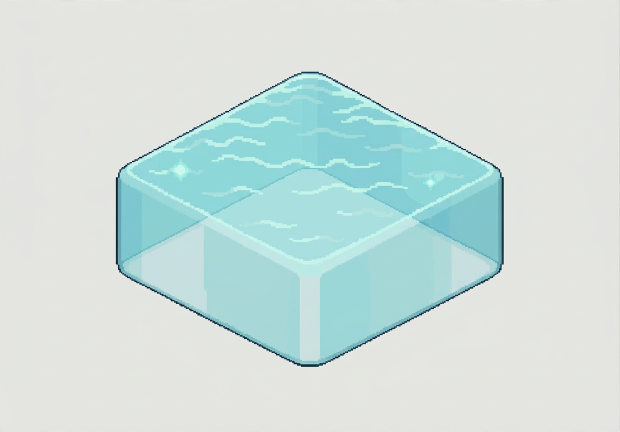
#> input picture preview/assets/character-redraw/water-block-transparent-concept.png, 1239 x 864 px (shown at 1/2 size)
$ python build_water_block_art.py
#> lines starting #> are read from the running program, lines starting #| are printed output that depends on the picture
#!/usr/bin/env python3
"""Extract the approved translucent-water concept for the preview material picker."""
from collections import deque
from pathlib import Path
from PIL import Image
root=Path(__file__).resolve().parents[1]
im=Image.open(root/'preview/assets/character-redraw/water-block-transparent-concept.png').convert('RGBA')
w,h=im.size;p=im.load();seen=bytearray(w*h);q=deque()
#> after `w, h = im.size`: w = 1239; h = 864
def visit(x,y):
    i=y*w+x
    if seen[i]: return
    seen[i]=1
    r,g,b,a=p[x,y]
    if a<8 or (min(r,g,b)>=195 and max(r,g,b)-min(r,g,b)<23): q.append((x,y))
for x in range(w): visit(x,0);visit(x,h-1)
#> this loop made 1239 passes
for y in range(h): visit(0,y);visit(w-1,y)
#> this loop made 864 passes
while q:
    x,y=q.popleft();p[x,y]=(0,0,0,0)
    if x: visit(x-1,y)
    if x+1<w: visit(x+1,y)
    if y: visit(x,y-1)
    if y+1<h: visit(x,y+1)
box=im.getchannel('A').getbbox()
if not box or box[0]==0 or box[1]==0 or box[2]==w or box[3]==h: raise ValueError(f'Background extraction failed: {box}')
im=im.crop(box);im.thumbnail((240,240),Image.Resampling.LANCZOS)
#> after `im = im.crop(box)`:
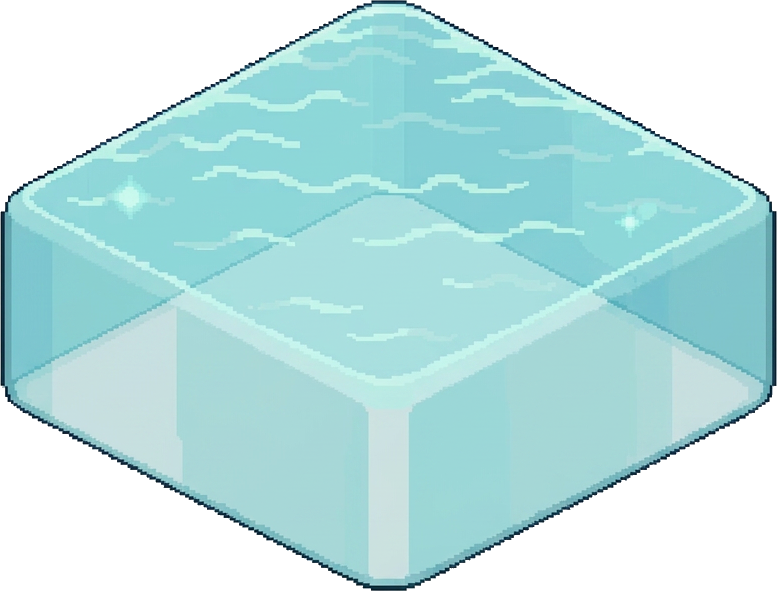
#> im: PIL image 777x591 RGBA; mean R, G, B, A 107.7, 146.6, 147.3, 175.7; transparent parts drawn white
#> after `im.thumbnail((240, 240), Image.Resampling.LANCZOS)`:
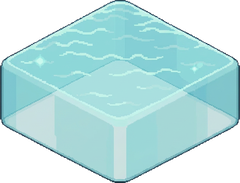
#> im: PIL image 240x183 RGBA; mean R, G, B, A 109.4, 148.5, 149.4, 175.7; transparent parts drawn white
out=Image.new('RGBA',(256,256));out.alpha_composite(im,((256-im.width)//2,(256-im.height)//2))
#> after `out = Image.new('RGBA', (256, 256))`: out: PIL image 256x256 RGBA; every value is 0
#> after `out.alpha_composite(im, ((256 - im.width) // 2, (256 - im.height) // 2`:
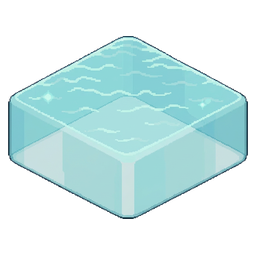
#> out: PIL image 256x256 RGBA; mean R, G, B, A 73.3, 99.5, 100.1, 117.7; transparent parts drawn white
out.save(root/'preview/assets/hud/water-block.png',optimize=True)
print('Water thumbnail bounds:',box)
#| Water thumbnail bounds: (231, 143, 1008, 734)
